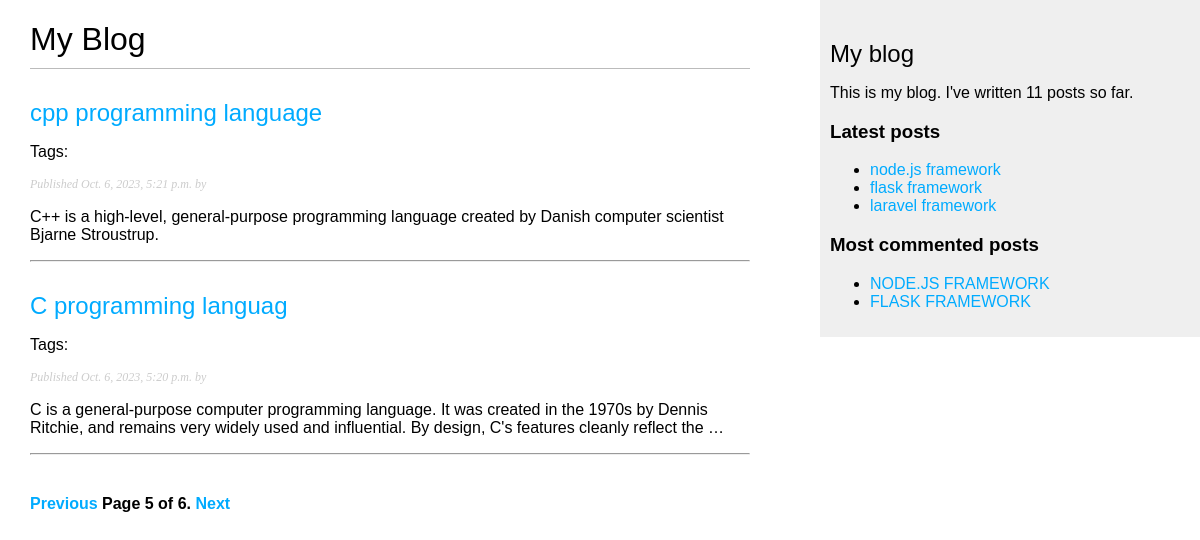
/blog/?page=5, run on an earlier commit of the app's database.
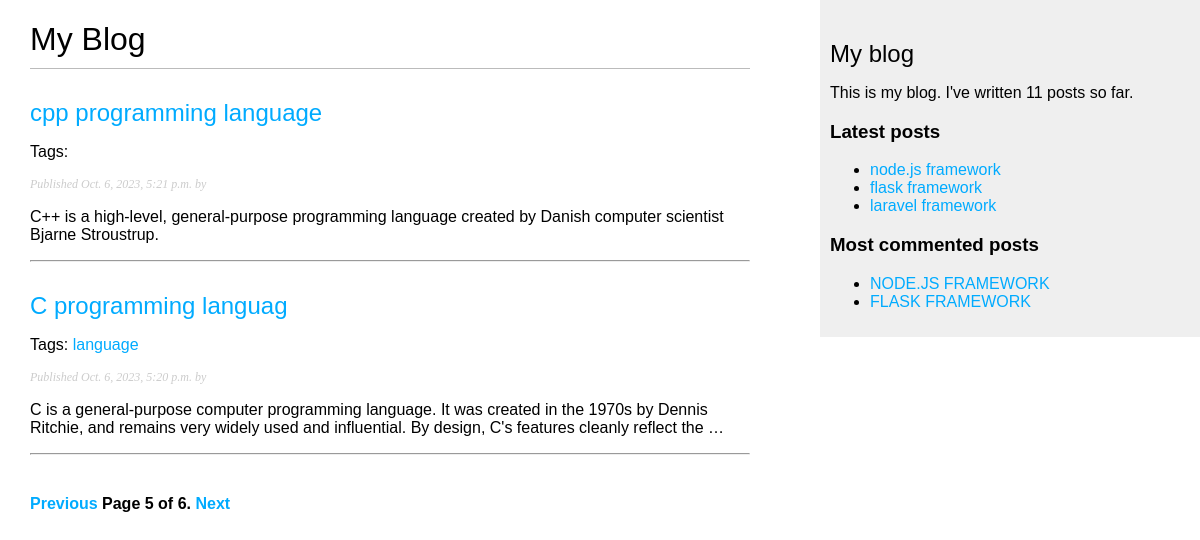
And on a later commit of the database.
### blog/models.py (models this page shows, shortened)
class Post(models.Model):
    class Status(models.TextChoices):
        DRAFT = 'DF' , 'Draft'
        PUBLISHED = 'PB' , 'Published'
    title = models.CharField(max_length=250)
    slug = models.SlugField(max_length=250, unique_for_date='publish')
    auth = models.ForeignKey(User, on_delete=models.CASCADE, related_name='blog_posts')
    body = models.TextField()
    publish = models.DateTimeField(default=timezone.now)
    created = models.DateTimeField(auto_now_add=True)
    updated = models.DateTimeField(auto_now=True)
    status = models.CharField(max_length=2, choices=Status.choices, default=Status.DRAFT)
    tags = TaggableManager()
    class Meta:
        ordering = ['-publish']
        indexes = [
            models.Index(fields=['-publish']),
        ]
    def get_absolute_url(self):
        return reverse("blog:post_detail",args=[
            self.publish.year,
            self.publish.month,
            self.publish.day,
            self.slug,
        ])

### blog/views.py (the view)
# urls.py: path('', views.post_list, name='post_list'),
def post_list(request, tag_slug=None):
    post_list = Post.objects.all()
    tag = None
    if tag_slug:
        tag = get_object_or_404(Tag, slug=tag_slug)
        post_list = post_list.filter(tags__in=[tag])
    paginator = Paginator(post_list, 2)
    page_number = request.GET.get('page', 1)
    try:
        posts = paginator.page(page_number)
    except PageNotAnInteger:
        posts = paginator.page(1)
    except EmptyPage:
        posts = paginator.page(paginator.num_pages)
    return render(request, 'blog/post/list.html', {'posts': posts, 'tag': tag})

### blog/templatetags/blog_tags.py (called while the page is built)
@register.simple_tag
def total_posts():
    return Post.objects.count()

@register.inclusion_tag('blog/post/latest_posts.html')
def show_latest_posts(count=5):
    latest_posts = Post.objects.order_by('-publish')[:count]
    return {'latest_posts': latest_posts}

@register.simple_tag
def get_most_commented_posts(count=5):
    return Post.objects.annotate(total_comments=Count('comments')).order_by('-total_comments')[:count]

@register.filter(name='markdown')
def markdown_format(text):
    return mark_safe(markdown.markdown(text))

### blog/templates/blog/post/list.html (shortened to what this page needs)
{% extends "blog/base.html" %}
{% load blog_tags %}
{% block content %}
    <h1>My Blog</h1>
    {% for post in posts %}
        <h2>
        <a href="{{ post.get_absolute_url }}">
            {{ post.title }}
        </a>
        </h2>
        <p class="tags">
            Tags:
            {% for tag in post.tags.all %}
                <a href="{% url "blog:post_list_by_tag" tag.slug %}">
                    {{ tag.name }}
                </a>
            {% endfor %}
        </p>
        <p class="date">
        Published {{ post.publish }} by {{ post.author }}
        </p>
        {{ post.body|markdown|truncatewords_html:30 }}
        <hr />
    {% endfor %}
    {% include "pagination.html" with page=posts %}
{% endblock %}

### blog/templates/blog/base.html (shortened to what this page needs)
{% load static %}
{% load blog_tags %}
<!DOCTYPE html>
<html>
    <head>
        <link href="{% static "css/blog.css" %}" rel="stylesheet">
    </head>
    <body>
        <div id="content">
            {% block content %}
            {% endblock %}
        </div>
        <div id="sidebar">
            <h2>My blog</h2>
            <p>
                This is my blog.
                I've written {% total_posts %} posts so far.
            </p>
            <h3>Latest posts</h3>
            {% show_latest_posts 3 %}
            <h3>Most commented posts</h3>
            {% get_most_commented_posts 2 as most_commented_posts %}
            <ul>
                {% for post in most_commented_posts %}
                    <li>
                        <a href="{{ post.get_absolute_url }}">{{ post.title|upper }}</a>
                    </li>
                {% endfor %}
            </ul>
        </div>
    </body>
</html>

### blog/templates/blog/post/latest_posts.html
<ul>
    {% for post in latest_posts %}
        <li>
            <a href="{{ post.get_absolute_url }}">{{ post.title }}</a>
        </li>
    {% endfor %}
</ul>

What changed in the data, as far as the page shows it:
added Tag: name "language", shown under Post "C programming languag"
